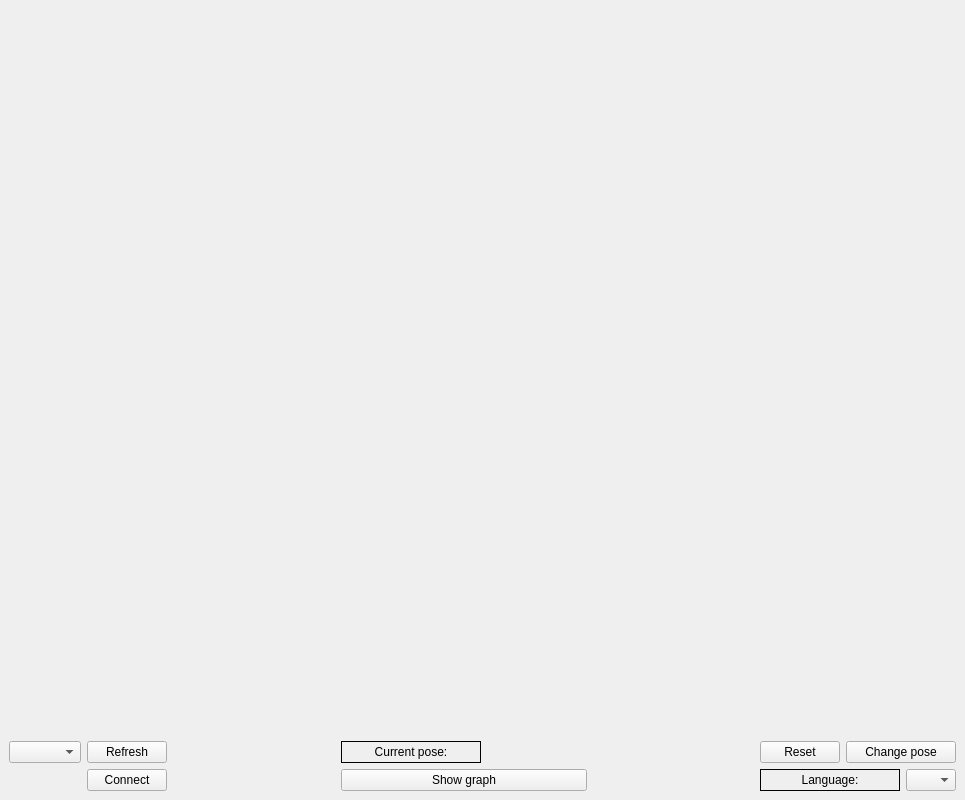
<?xml version="1.0" encoding="UTF-8"?>
<ui version="4.0">
 <class>MainWindow</class>
 <widget class="QMainWindow" name="MainWindow">
  <property name="geometry">
   <rect>
    <x>0</x>
    <y>0</y>
    <width>965</width>
    <height>800</height>
   </rect>
  </property>
  <property name="maximumSize">
   <size>
    <width>1600</width>
    <height>900</height>
   </size>
  </property>
  <property name="windowTitle">
   <string>Ultrasonic Mapping</string>
  </property>
  <widget class="QWidget" name="centralwidget">
   <property name="enabled">
    <bool>true</bool>
   </property>
   <property name="maximumSize">
    <size>
     <width>1980</width>
     <height>1060</height>
    </size>
   </property>
   <layout class="QGridLayout" name="gridLayout">
    <item row="0" column="0">
     <layout class="QVBoxLayout" name="verticalLayout_9">
      <item>
       <widget class="Map" name="mapWidget" native="true">
        <property name="minimumSize">
         <size>
          <width>900</width>
          <height>700</height>
         </size>
        </property>
        <property name="maximumSize">
         <size>
          <width>10000</width>
          <height>10000</height>
         </size>
        </property>
        <property name="cursor">
         <cursorShape>CrossCursor</cursorShape>
        </property>
        <property name="autoFillBackground">
         <bool>false</bool>
        </property>
        <property name="styleSheet">
         <string notr="true"/>
        </property>
       </widget>
      </item>
     </layout>
    </item>
    <item row="1" column="0">
     <layout class="QVBoxLayout" name="verticalLayout_5">
      <property name="leftMargin">
       <number>0</number>
      </property>
      <property name="topMargin">
       <number>0</number>
      </property>
      <item>
       <layout class="QHBoxLayout" name="horizontalLayout_8">
        <item>
         <layout class="QVBoxLayout" name="verticalLayout_6">
          <item>
           <layout class="QHBoxLayout" name="horizontalLayout">
            <item>
             <widget class="QComboBox" name="serialComboBox"/>
            </item>
            <item>
             <widget class="QPushButton" name="refreshButton">
              <property name="text">
               <string>Refresh</string>
              </property>
             </widget>
            </item>
           </layout>
          </item>
          <item>
           <layout class="QHBoxLayout" name="horizontalLayout_3">
            <property name="topMargin">
             <number>0</number>
            </property>
            <item>
             <widget class="QLabel" name="connectionLabel">
              <property name="text">
               <string/>
              </property>
              <property name="alignment">
               <set>Qt::AlignCenter</set>
              </property>
             </widget>
            </item>
            <item>
             <widget class="QPushButton" name="connectButton">
              <property name="maximumSize">
               <size>
                <width>80</width>
                <height>16777215</height>
               </size>
              </property>
              <property name="text">
               <string>Connect</string>
              </property>
             </widget>
            </item>
           </layout>
          </item>
         </layout>
        </item>
        <item>
         <spacer name="horizontalSpacer">
          <property name="orientation">
           <enum>Qt::Horizontal</enum>
          </property>
          <property name="sizeType">
           <enum>QSizePolicy::MinimumExpanding</enum>
          </property>
          <property name="sizeHint" stdset="0">
           <size>
            <width>90</width>
            <height>20</height>
           </size>
          </property>
         </spacer>
        </item>
        <item>
         <layout class="QVBoxLayout" name="verticalLayout_8">
          <item>
           <layout class="QHBoxLayout" name="horizontalLayout_4">
            <item>
             <widget class="QLabel" name="currPoseLabel">
              <property name="minimumSize">
               <size>
                <width>140</width>
                <height>0</height>
               </size>
              </property>
              <property name="maximumSize">
               <size>
                <width>140</width>
                <height>16777215</height>
               </size>
              </property>
              <property name="frameShape">
               <enum>QFrame::Box</enum>
              </property>
              <property name="text">
               <string>Current pose:</string>
              </property>
              <property name="alignment">
               <set>Qt::AlignCenter</set>
              </property>
             </widget>
            </item>
            <item>
             <widget class="PoseLabel" name="poseWidget" native="true">
              <property name="minimumSize">
               <size>
                <width>100</width>
                <height>0</height>
               </size>
              </property>
             </widget>
            </item>
           </layout>
          </item>
          <item>
           <layout class="QHBoxLayout" name="horizontalLayout_9">
            <item>
             <widget class="QPushButton" name="graphButton">
              <property name="text">
               <string>Show graph</string>
              </property>
             </widget>
            </item>
           </layout>
          </item>
         </layout>
        </item>
        <item>
         <spacer name="horizontalSpacer_2">
          <property name="orientation">
           <enum>Qt::Horizontal</enum>
          </property>
          <property name="sizeType">
           <enum>QSizePolicy::MinimumExpanding</enum>
          </property>
          <property name="sizeHint" stdset="0">
           <size>
            <width>90</width>
            <height>20</height>
           </size>
          </property>
         </spacer>
        </item>
        <item>
         <layout class="QVBoxLayout" name="verticalLayout_7">
          <item>
           <layout class="QHBoxLayout" name="horizontalLayout_2">
            <item>
             <widget class="QPushButton" name="resetButton">
              <property name="minimumSize">
               <size>
                <width>70</width>
                <height>0</height>
               </size>
              </property>
              <property name="text">
               <string>Reset</string>
              </property>
             </widget>
            </item>
            <item>
             <widget class="QPushButton" name="changePoseButton">
              <property name="minimumSize">
               <size>
                <width>110</width>
                <height>0</height>
               </size>
              </property>
              <property name="maximumSize">
               <size>
                <width>100</width>
                <height>16777215</height>
               </size>
              </property>
              <property name="text">
               <string>Change pose</string>
              </property>
             </widget>
            </item>
           </layout>
          </item>
          <item>
           <layout class="QHBoxLayout" name="horizontalLayout_5">
            <property name="topMargin">
             <number>0</number>
            </property>
            <item>
             <widget class="QLabel" name="label">
              <property name="frameShape">
               <enum>QFrame::Box</enum>
              </property>
              <property name="text">
               <string>Language:</string>
              </property>
              <property name="alignment">
               <set>Qt::AlignCenter</set>
              </property>
             </widget>
            </item>
            <item>
             <widget class="QComboBox" name="languageComboBox">
              <property name="minimumSize">
               <size>
                <width>50</width>
                <height>0</height>
               </size>
              </property>
              <property name="maximumSize">
               <size>
                <width>50</width>
                <height>16777215</height>
               </size>
              </property>
              <property name="currentText">
               <string/>
              </property>
             </widget>
            </item>
           </layout>
          </item>
         </layout>
        </item>
       </layout>
      </item>
     </layout>
    </item>
    <item row="2" column="0">
     <layout class="QHBoxLayout" name="statusBarLayout"/>
    </item>
   </layout>
  </widget>
 </widget>
 <customwidgets>
  <customwidget>
   <class>Map</class>
   <extends>QWidget</extends>
   <header location="global">map.h</header>
   <container>1</container>
   <slots>
    <signal>sendNewPose()</signal>
   </slots>
  </customwidget>
  <customwidget>
   <class>PoseLabel</class>
   <extends>QWidget</extends>
   <header location="global">poselabel.h</header>
   <container>1</container>
  </customwidget>
 </customwidgets>
 <resources/>
 <connections/>
</ui>
